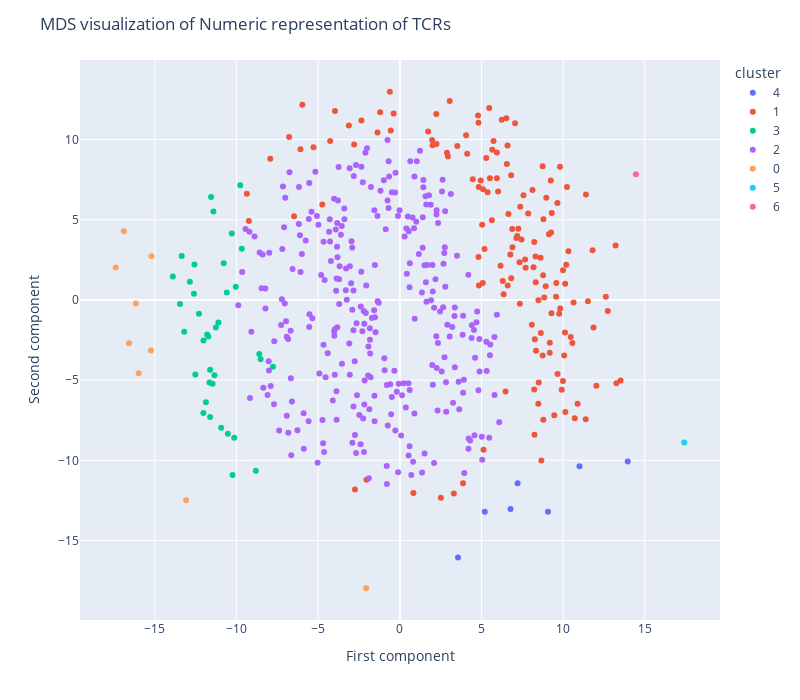

Notebook code cell kept with this figure:
### Code cell
from sklearn.manifold import MDS

embedding = MDS(n_components=2)
X_transformed = embedding.fit_transform(df_numeric)

import plotly.express as px
fig = px.scatter(df_2, x=X_transformed[:, 0], y=X_transformed[:, 1], color="cluster")
fig.update_layout(
    title="MDS visualization of Numeric representation of TCRs",
    xaxis_title="First component",
    yaxis_title="Second component",
    width=800,  
    height=700,
)
fig.show()

### Figure 1 — Plotly figure (JSON) as saved in the notebook; plotly's stock layout.template omitted (floating-point values rounded to 4 significant figures; data arrays with more than 128 entries replaced by an {"elided": "..."} marker saying what was removed)
{"data": [{"hovertemplate": "cluster=4<br>x=%{x}<br>y=%{y}<extra></extra>", "legendgroup": "4", "marker": {"color": "#636efa", "symbol": "circle"}, "mode": "markers", "name": "4", "orientation": "v", "showlegend": true, "type": "scatter", "x": [11.01, 13.96, 7.215, 9.074, 5.206, 6.784, 3.563], "xaxis": "x", "y": [-10.37, -10.07, -11.43, -13.21, -13.2, -13.03, -16.06], "yaxis": "y"}, {"hovertemplate": "cluster=1<br>x=%{x}<br>y=%{y}<extra></extra>", "legendgroup": "1", "marker": {"color": "#EF553B", "symbol": "circle"}, "mode": "markers", "name": "1", "orientation": "v", "showlegend": true, "type": "scatter", "x": {"elided": "150 float values"}, "xaxis": "x", "y": {"elided": "150 float values"}, "yaxis": "y"}, {"hovertemplate": "cluster=3<br>x=%{x}<br>y=%{y}<extra></extra>", "legendgroup": "3", "marker": {"color": "#00cc96", "symbol": "circle"}, "mode": "markers", "name": "3", "orientation": "v", "showlegend": true, "type": "scatter", "x": [-8.611, -10.29, -10.05, -10.15, -12.03, -10.25, -9.681, -11.88, -11.62, -12.03, -13.36, -11.27, -13.46, -7.77, -10.53, -8.526, -10.79, -11.56, -12.86, -11.66, -13.9, -12.52, -11.73, -10.94, -13.21, -11.81, -12.61, -11.42, -11.47, -8.82, -11.62, -11.35, -12.3, -10.6, -11.11, -9.776, -12.58], "xaxis": "x", "y": [-3.371, 4.141, 0.8206, -8.589, -2.527, -10.91, 3.186, -6.38, -7.307, -7.05, 2.74, -1.719, -0.25, -4.167, -8.341, -3.692, 2.282, 6.415, 1.135, -5.147, 1.461, -4.642, -2.273, -7.963, -1.985, -2.154, 0.3816, 5.509, -5.222, -10.66, -4.348, -4.692, -0.8677, 0.4663, -1.409, 7.157, 2.204], "yaxis": "y"}, {"hovertemplate": "cluster=2<br>x=%{x}<br>y=%{y}<extra></extra>", "legendgroup": "2", "marker": {"color": "#ab63fa", "symbol": "circle"}, "mode": "markers", "name": "2", "orientation": "v", "showlegend": true, "type": "scatter", "x": {"elided": "295 float values"}, "xaxis": "x", "y": {"elided": "295 float values"}, "yaxis": "y"}, {"hovertemplate": "cluster=0<br>x=%{x}<br>y=%{y}<extra></extra>", "legendgroup": "0", "marker": {"color": "#FFA15A", "symbol": "circle"}, "mode": "markers", "name": "0", "orientation": "v", "showlegend": true, "type": "scatter", "x": [-16.9, -13.09, -16.17, -15.21, -16.0, -2.061, -16.59, -15.25, -17.4], "xaxis": "x", "y": [4.28, -12.5, -0.2233, 2.731, -4.569, -17.98, -2.699, -3.158, 2.023], "yaxis": "y"}, {"hovertemplate": "cluster=5<br>x=%{x}<br>y=%{y}<extra></extra>", "legendgroup": "5", "marker": {"color": "#19d3f3", "symbol": "circle"}, "mode": "markers", "name": "5", "orientation": "v", "showlegend": true, "type": "scatter", "x": [17.42], "xaxis": "x", "y": [-8.895], "yaxis": "y"}, {"hovertemplate": "cluster=6<br>x=%{x}<br>y=%{y}<extra></extra>", "legendgroup": "6", "marker": {"color": "#FF6692", "symbol": "circle"}, "mode": "markers", "name": "6", "orientation": "v", "showlegend": true, "type": "scatter", "x": [14.46], "xaxis": "x", "y": [7.831], "yaxis": "y"}], "layout": {"height": 700, "legend": {"title": {"text": "cluster"}, "tracegroupgap": 0}, "margin": {"t": 60}, "title": {"text": "MDS visualization of Numeric representation of TCRs"}, "width": 800, "xaxis": {"anchor": "y", "domain": [0, 1], "title": {"text": "First component"}}, "yaxis": {"anchor": "x", "domain": [0, 1], "title": {"text": "Second component"}}}}
